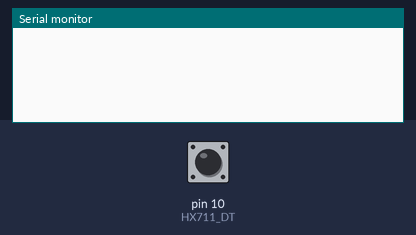
Recording of a sketch running on a simulated Arduino Uno, built with avr-gcc and run on an emulated ATmega328P. Parts: the last lines printed to the serial monitor. The test bench sets the inputs (shaded band); at power-on: pin 10 (HX711_DT) HIGH.

Above: at 0.8 s.
0.9 s: pin 10 (HX711_DT) pulled LOW for 0.15 s
At 2.2 s:
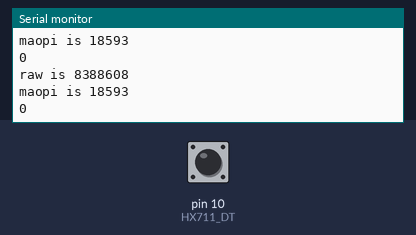
2.5 s: pin 10 (HX711_DT) driven LOW
At 3.0 s:
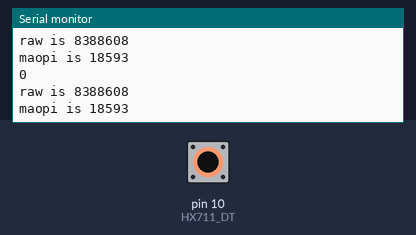

Measured:
- after the input at 0.9 s, the serial monitor: prints a new line at once (image 1)

The sketch:

weight.ino
```cpp
#include"HX711.h"
int Weight = 0;
void setup() {
   Init_Hx711();
   Get_Maopi();   //clear the weight
   Serial.begin(9600);
}

void loop() {
 while(1){
    Weight = Get_Weight();
    Serial.println(Weight);
 }
}
```

HX711.cpp
```cpp
#include "hx711.h"

unsigned long Weight_Maopi = 0,Weight_Shiwu = 0;

//****************************************************
//初始化HX711
//****************************************************
void Init_Hx711()
{
	pinMode(HX711_SCK, OUTPUT);
	pinMode(HX711_DT, INPUT);
}


//****************************************************
//获取毛皮重量
//****************************************************
void Get_Maopi()
{
	//Weight_Maopi = HX711_Read();
  Weight_Maopi=Get_Weight();

}

//****************************************************
//称重
//****************************************************
unsigned long Get_Weight()
{
	Weight_Shiwu = HX711_Read();
  Serial.print("raw is ");
  Serial.println(Weight_Shiwu);
	Weight_Shiwu =(float)((Weight_Shiwu)/451.17-Weight_Maopi);
		//计算实物的实际重量
		//因为不同的传感器特性曲线不一样，因此，每一个传感器需要矫正这里的4.30这个除数。
		//当发现测试出来的重量偏大时，增加该数值。
		//如果测试出来的重量偏小时，减小改数值。
		//该数值一般在7.16左右。因传感器不同而定。
		//+0.05是为了四舍五入百分位
  Serial.print("maopi is ");
  Serial.println(Weight_Maopi);
	return Weight_Shiwu;
}

//****************************************************
//读取HX711
//****************************************************
unsigned long HX711_Read(void)	//增益128
{
	unsigned long count;
	unsigned char i;
	bool Flag = 0;

	digitalWrite(HX711_DT, HIGH);
	delayMicroseconds(1);

	digitalWrite(HX711_SCK, LOW);
	delayMicroseconds(1);

  	count=0;
  	while(digitalRead(HX711_DT));
  	for(i=0;i<24;i++)
	{
	  	digitalWrite(HX711_SCK, HIGH);
		delayMicroseconds(1);
	  	count=count<<1;
		digitalWrite(HX711_SCK, LOW);
		delayMicroseconds(1);
	  	if(digitalRead(HX711_DT))
			count++;
	}
 	digitalWrite(HX711_SCK, HIGH);
	count ^= 0x800000;
	delayMicroseconds(1);
	digitalWrite(HX711_SCK, LOW);
	delayMicroseconds(1);

	return(count);
}
```

HX711.h
```cpp
#ifndef __HX711__H__
#define __HX711__H__

#include <Arduino.h>

#define HX711_SCK 13

#define HX711_DT 10

extern void Init_Hx711();
extern unsigned long HX711_Read(void);
extern unsigned long Get_Weight();
extern void Get_Maopi();

#endif
```
